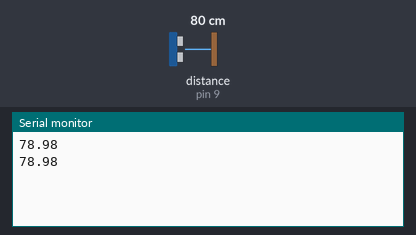
Bench run of a sketch on a simulated Arduino Uno, built with avr-gcc and run on an emulated ATmega328P. Shown: the last lines printed to the serial monitor. Wiring (inferred from the names in the program): ultrasonic range finder: trigger pin 8; echo pin 9. The test bench sets the inputs (shaded band); at power-on: distance to the obstacle (sensor on pin 9) 80 cm. The echo pulse lasts 58.3 µs per cm.

Above: at 1.8 s.
1.9 s: distance to the obstacle (sensor on pin 9) set to 2 cm
At 2.6 s:
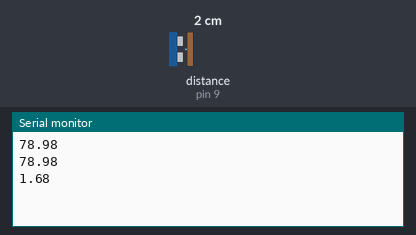
3.4 s: distance to the obstacle (sensor on pin 9) set to 4 cm
At 4.8 s:
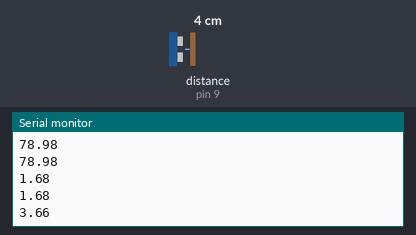
Timing chart, 0 to 6.4 s (numbered marks = the images above; inputs shaded):
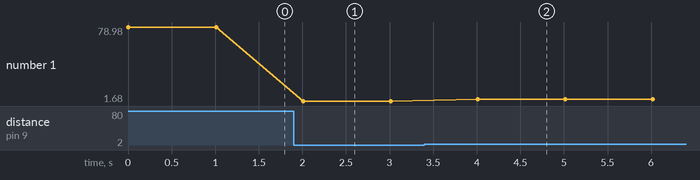

Measured:
- after the input at 1.9 s, the serial monitor: prints a new line after 0.11 s (image 1)
- after the input at 3.4 s, the serial monitor: prints a new line after 0.61 s (image 2)
- plotted number 1: 78.98 → 1.68 after the input at 1.9 s, 1.68 → 3.66 after the input at 3.4 s

The sketch:

MesafeSensoru.ino
```cpp
#define trigPin 8
#define echoPin 9

// Echo ve Trigger uçları sırasıyla 8 ve 9 pinine bağlanır. (Trigger 8 Pinine , Echo 9 Pinine)
// GND GND'ye bağlanır , Vcc 5Volt a bağlanır.
long duration;
float distanceCM;
float distanceInch;


void setup()
{
  pinMode(trigPin,OUTPUT);
  pinMode(echoPin,INPUT);
  Serial.begin(9600);
}

void loop()
{
digitalWrite(trigPin,LOW);
delayMicroseconds(2);

digitalWrite(trigPin,HIGH);
delayMicroseconds(10);
digitalWrite(trigPin,LOW);

duration = pulseIn(echoPin,HIGH);

distanceCM = duration * 0.034 / 2;
//distanceInch = duration * 0.0133 / 2;

//Serial.print("-----Uzaklık Mesafesi------");
//Serial.println();
Serial.print(distanceCM);
//Serial.print(" Santimetre");
//Serial.println();

//Serial.print(distanceInch);
//Serial.println("  İnç");
//Serial.println("---------------------------");
Serial.println(" ");


delay(1000);
}
```
